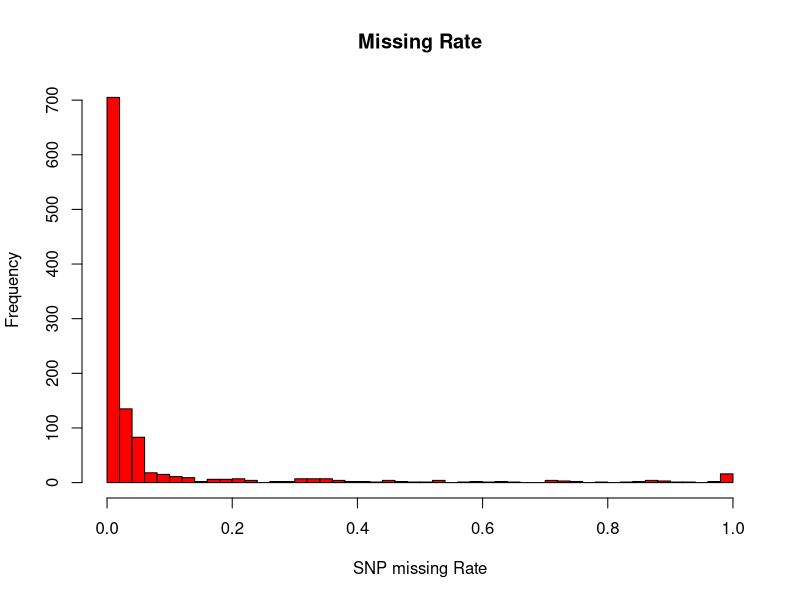

The R script that drew this image: (Note: this script raises an error after producing the figure.)
## ---- chunk 1
knitr::opts_chunk$set(echo = TRUE) 
knitr::opts_knit$set(root.dir=normalizePath('../../')) 
#library(tidyverse)
## ---- chunk 2
data <- read.csv("data/ng_rice_snp.csv")
## ---- chunk 3
missing_count = rowSums(data[, -1] == "-") #adding all the occurances of "-" per each row.
total_individuals = ncol(data) - 1 #calculating number of individual samples we have.
missing_rate = missing_count / total_individuals

# Create a output data.frame
out <- data[, 1:2]
out$missing_rate = missing_rate #creating a new column missing rate back in sheet.
## ---- chunk 4
pdf("graphs/missing_rate.pdf", height=5, width=5)
hist(out$missing_rate, breaks=50, col="red", xlab="SNP missing Rate", main="Missing Rate")
dev.off()
## ---- chunk 5
#creating a function to calculate MAF
calculate_maf = function(row) {
  #Exclude the marker name and missing data
  genotypes = row[!is.na(row) & row != "-"]
  #Count of each allele (each '1' counts as one of each allele, '0' and '2' count as two of one allele)
  ref_allele = sum(genotypes == 0) * 2 + sum(genotypes == 1)
  alt_allele = sum(genotypes == 2) * 2 + sum(genotypes == 1)
  #Total alleles
  total_alleles = ref_allele + alt_allele
  #Frequencies
  ref_freq = ref_allele / total_alleles
  alt_freq = alt_allele / total_alleles
  return(min(ref_freq, alt_freq)) #Return the minor allele frequency
}
#Appling the function to each row and store the result in the maf
maf = apply(data[, -1], 1, calculate_maf)  # excluding the first column with marker names and looping over each row.
out$maf = maf #updating new column with maf in excell sheet.
#Saving the data frame with the new 'missing_rate' and 'maf' columns to a new CSV file
write.csv(out[,-2], file = "cache/res_mr_maf.csv", row.names = FALSE, quote = FALSE)

## ---- chunk 6
pdf("graphs/maf.pdf", height=5, width=5)
hist(out$maf, breaks=50, col="blue", xlab="MAF", main="Allele freq")
dev.off()
